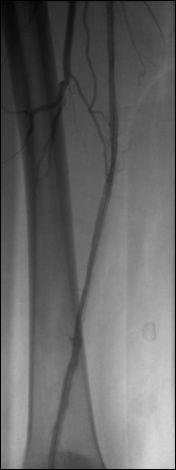
#> input picture day_3/live.jpeg, 176 x 470 px, found by its file name
$ jupyter execute L5_1_Image_Subtraction.ipynb
#> lines starting #> are read from the running program, lines starting #| are printed output that depends on the picture
<a href="https://colab.research.google.com/github/minhhieu9800/mse_divp/blob/main/L5_1_Image_Subtraction.ipynb" target="_parent"></a>

Họ tên: Nguyễn Minh Hiếu </br>
Mã học viên: 22MSE23062 </br>
Email: hieu22mse23062@fsb.edu.vn

L5_1_Image_Subtraction

[cell 1]
import cv2
from google.colab.patches import cv2_imshow
import numpy as np
from skimage import io

# load test images
liveImg = io.imread('https://minhhieu9800.github.io/mse_divp/day_3/live.jpeg')
#> liveImg is the input picture: shape (470, 176); min 0, max 218, mean 101.4
maskImg = io.imread('https://minhhieu9800.github.io/mse_divp/day_3/mask.jpeg')
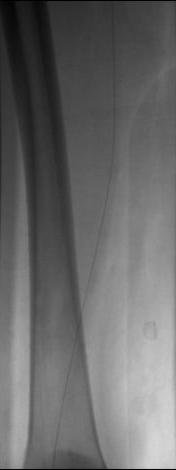
#> input picture day_3/mask.jpeg, 176 x 470 px, found by its file name
#> maskImg is the input picture: shape (470, 176); min 0, max 215, mean 104.6

# convert to float and scale to [0, 1]
# liveImg = np.double(liveImg) / 255.0
# maskImg = np.double(maskImg) / 255.0

# calculate the difference between two images
diffImg = np.abs(np.double(maskImg) / 255.0 - np.double(liveImg) / 255.0)
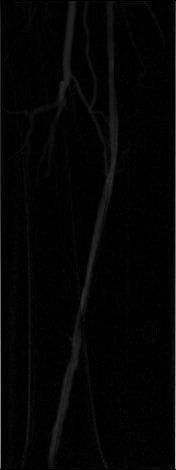
#> diffImg: shape (470, 176) float64; min 0, max 0.765, mean 0.0192
gamma = 0.3
diffImg_contrasted = np.power(diffImg, gamma)
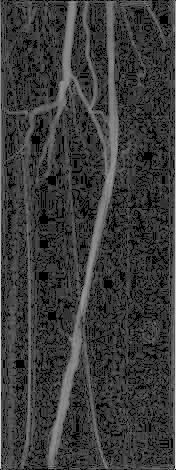
#> diffImg_contrasted: shape (470, 176) float64; min 0, max 0.923, mean 0.231

Original Image

[cell 2]
cv2_imshow(liveImg)

Mask Image

[cell 3]
cv2_imshow(maskImg)

Difference Image

[cell 4]
cv2_imshow(diffImg * 255)

Difference Image increased contrast

[cell 5]
cv2_imshow(diffImg_contrasted * 255)

[cell 6]
cv2.waitKey(0)

[cell 7]
# save images
cv2.imwrite('Image_Subtraction.jpeg', diffImg * 255)
cv2.imwrite('Image_Subtraction_with_constrast.jpeg', diffImg_contrasted * 255)
cv2.destroyAllWindows()
